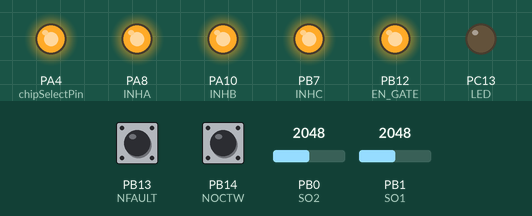
This sketch was run on a simulated STM32 Blue Pill. Parts: output pins drawn as LEDs (lit = HIGH). The inputs (shaded band) are chosen by the test bench; at power-on: PB0 (SO2) = 2048, PB1 (SO1) = 2048, PB13 (NFAULT) HIGH, PB14 (NOCTW) HIGH.

Above: at 0.3 s.
Timing chart, 0 to 1.8 s (numbered marks = the images above):
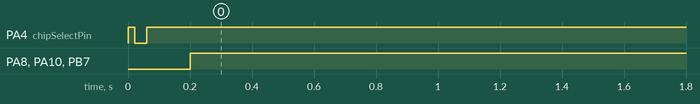

Measured:
- by itself, PA8 (INHA), PA10 (INHB), PB7 (INHC): LOW → HIGH at 0.20 s

The sketch:

CurrentSensing.ino
```cpp
#include <SPI.h>

#define INHA PA8
#define INLA PA9
#define SO1 PB1

#define INHB PA10
#define INLB PB6
#define SO2 PB0

#define INHC PB7
#define INLC PB8
#define LED PC13

#define EN_GATE PB12

#define NOCTW PB14
#define NFAULT PB13

#define chipSelectPin PA4
word data;

HardwareSerial Serial3(PA3, PA2);

void changeSPI()
{
  digitalWrite(chipSelectPin, LOW);          // manually take CSN low for SPI_1 transmission
  data = SPI.transfer16(0b0001000000001000); // 0 0010 00000001000
  digitalWrite(chipSelectPin, HIGH);         // manually take CSN high between spi transmissions
}

void ReadStatus()
{
  digitalWrite(chipSelectPin, LOW);          // manually take CSN low for SPI_1 transmission
  data = SPI.transfer16(0b1000000000000000); // 1 0010 00000001000
  digitalWrite(chipSelectPin, HIGH);         // manually take CSN high between spi transmissions
}

void ReadSPI()
{
  digitalWrite(chipSelectPin, LOW);          // manually take CSN low for SPI_1 transmission
  data = SPI.transfer16(0b1001000000000000); // 1 0010 00000000000
  digitalWrite(chipSelectPin, HIGH);         // manually take CSN high between spi transmissions
}

void setup()
{
  Serial3.begin(115200);
  delay(1);
  SPI.begin();
  SPI.setBitOrder(MSBFIRST);
  SPI.setDataMode(SPI_MODE1);
  SPI.setClockDivider(SPI_CLOCK_DIV16);
  pinMode(chipSelectPin, OUTPUT);

  pinMode(INHA, OUTPUT);
  pinMode(INLA, INPUT);
  pinMode(SO1, INPUT);

  pinMode(INHB, OUTPUT);
  pinMode(INLB, INPUT);
  pinMode(SO2, INPUT);

  pinMode(INHC, OUTPUT);
  pinMode(INLC, INPUT);

  pinMode(EN_GATE, OUTPUT);
  pinMode(NOCTW, INPUT);
  pinMode(NFAULT, INPUT);
  pinMode(PB4, INPUT);

  pinMode(LED, OUTPUT);
  digitalWrite(EN_GATE, HIGH);
  digitalWrite(PB4, LOW);

  for (int i = 0; i < 20; i++)
  {
    changeSPI();
    delay(10);
  }
}

void loop()
{
  if (digitalRead(NOCTW) == 0)
  {
    Serial3.println("NOCTW 0");
  }

  if (digitalRead(NFAULT) == 0)
  {
    Serial3.println("NFAULT 0");
  }
  //  changeSPI();
  digitalWrite(INHA, HIGH);

  digitalWrite(INHB, HIGH);
  digitalWrite(INHC, HIGH);

  double I_A = (Current_Calculation(analogRead(SO1) / 4096. * 3.3));
  double I_B = (Current_Calculation(analogRead(SO2) / 4096. * 3.3));
  //  double I_C = -(I_A + I_B);

  Serial3.print(I_A, 6);
  Serial3.print("  ");
  Serial3.println(I_B, 6);
}

double Current_Calculation(double RawVolt)
{
  const double K = 2.;
  const double G = 10.;
  const double VREF = 3.3;
  const double RRSense = 0.5 / 1000.; // 0.5 mOhm

  return ((VREF - (K * RawVolt)) / (G * K));
}
```
